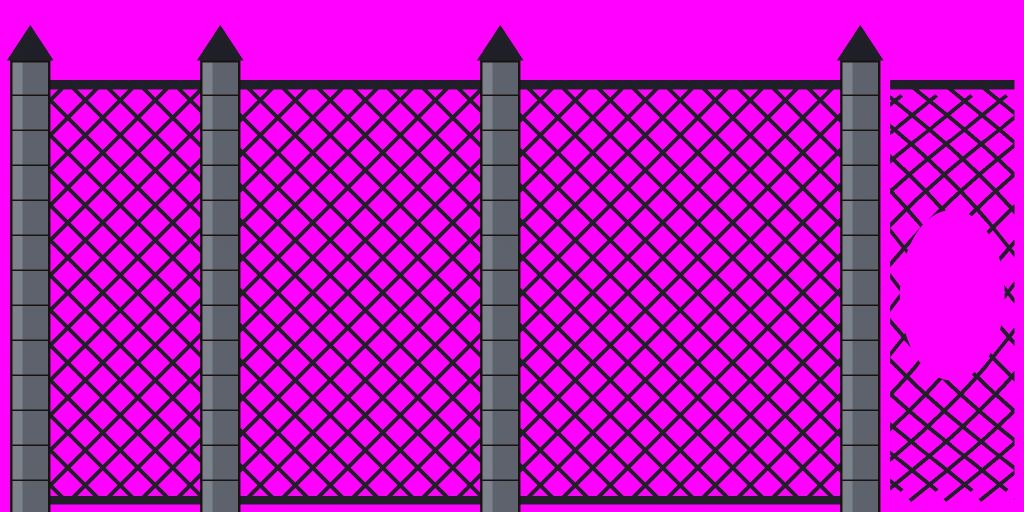
#> input picture tools/art/hfbatch/starts/start-1010-net.webp, 2048 x 1024 px, given in place of starts, which was not available (shown at 1/2 size)
$ python wall5cut.py starts starts/start-1010-rubble.webp
#> lines starting #> are read from the running program, lines starting #| are printed output that depends on the picture; after the words box and inside, x2 and y2 are one past the last pixel; in counts of white or black regions, pixels touching at a corner belong together; pictures that were not available may be replaced by others from this repository, and a replacement may not be noted
"""Cut World 7's wall-5 (the plain temple strip, hfb-w7wall5 take w7wall5-s58-17) into src/assets/w7/temple-walls.webp: 220 wide, made
to repeat top to bottom (its last FADE rows past 900 cross-faded into its top), graded to the mean tone of wall-2, set beside the
other four at x 896, and the sheet's json updated.
    python3 -I tools/art/hfbatch/wall5cut.py <take.webp> <repo root>
"""
import json, sys
from pathlib import Path
import numpy as np
from PIL import Image

take, root = Path(sys.argv[1]), Path(sys.argv[2])
P, FADE, W = 900, 60, 220
src = np.asarray(Image.open(take).convert('RGB').resize((W, P + FADE), Image.LANCZOS)).astype(np.float32)
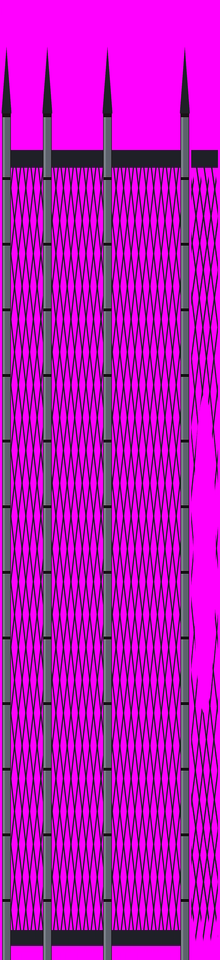
#> src: shape (960, 220, 3) float32; mean R, G, B 182, 20.8, 185.3
out = src[:P].copy()
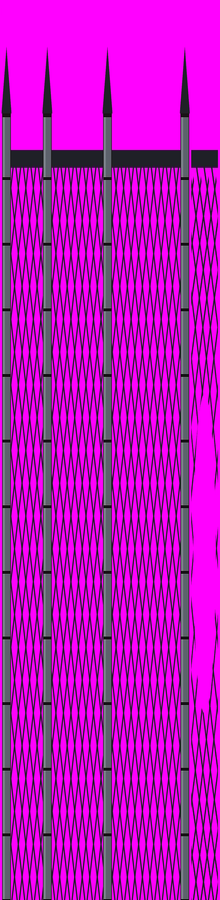
#> out: shape (900, 220, 3) float32; mean R, G, B 183.5, 20.5, 186.7
a = np.linspace(1, 0, FADE)[:, None, None]
out[:FADE] = src[P:P + FADE] * a + src[:FADE] * (1 - a)
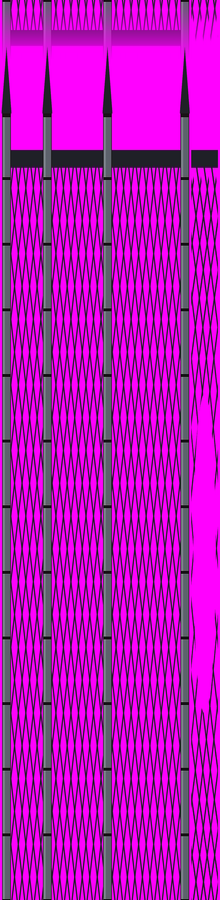
#> out: shape (900, 220, 3) float32; 5.66% of pixels changed, all inside (x1, y1, x2, y2) = (0, 0, 220, 59)
sheet_p = root / 'src/assets/w7/temple-walls.webp'
json_p = root / 'src/assets/w7/temple-walls.json'
sheet = Image.open(sheet_p).convert('RGBA')
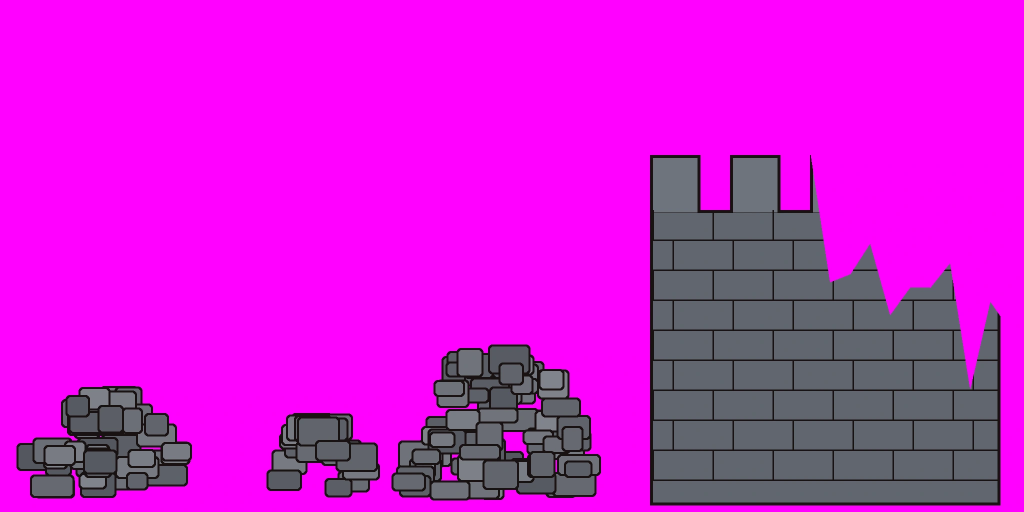
#> input picture tools/art/hfbatch/starts/start-1010-rubble.webp, 2048 x 1024 px, given in place of temple-walls.webp, which was not available (shown at 1/2 size)
#> (the run stopped early here; a loop or call above may not have finished)
